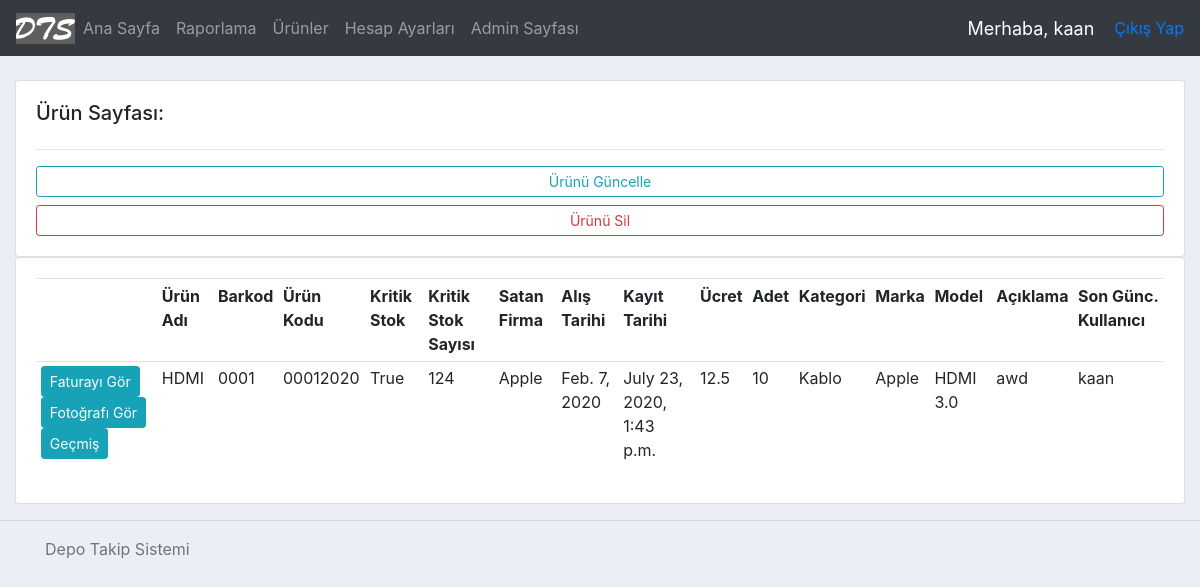
Before: /productPage/5/ (signed in) with the older database file.
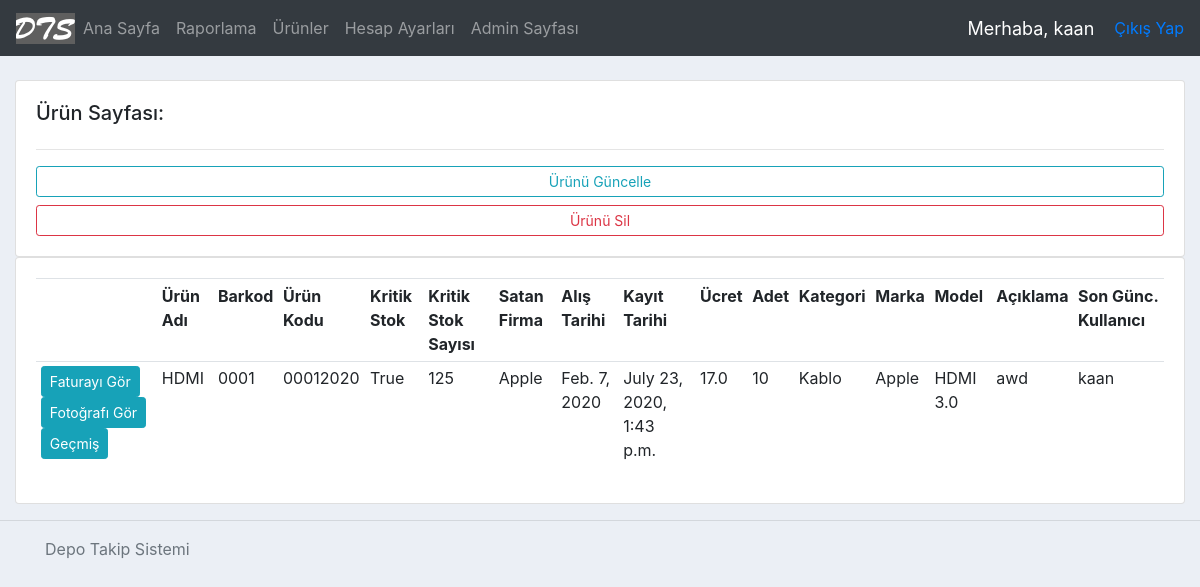
After: the same page with the newer database file.
### accounts/models.py (models this page shows, shortened)
class Product(models.Model):
    name = models.CharField(max_length=200)
    barcode = models.CharField(max_length=48)
    code = models.CharField(max_length=255)
    criticalStock = models.BooleanField(default=False) #kritik stok
    criticalStockAmt = models.IntegerField(null=True, blank=True)
    photo = models.ImageField(blank=True, null=True)
    vendor = models.CharField(max_length=200) #alınan firma
    dateBought = models.DateField(null=True) #satın alınan tarih
    regDate = models.DateTimeField( auto_now_add=True, null=True ) #ürünün kayıt edildiği tarih
    price = models.FloatField() #ürünün fiyatı
    amount = models.IntegerField() #ürünün adeti
    category = models.CharField(max_length=200) #ürünün kategorisi
    brand = models.CharField(max_length = 200) #ürünün markası
    model = models.CharField(max_length = 200, blank=True, null=True)
    description = models.CharField(max_length = 400, blank=True, null=True) #açıklama
    editor = models.CharField(max_length = 200) #ürünü kaydeden/silen kullanıcı
    invoice = models.OneToOneField('Invoice', on_delete=models.CASCADE, related_name="fatura", null=True, blank=True )
    history = HistoricalRecords(
        history_change_reason_field=models.TextField(null=True, max_length=255)
    )

### accounts/views.py (the view)
# urls.py: path('productPage/<str:pk>/', views.productPage, name='productPage'),
@login_required(login_url='login')
def productPage(request, pk):
    product = Product.objects.get(id=pk)
    context = {'product': product}
    return render( request, 'accounts/productPage.html', context )

### accounts/templates/accounts/productPage.html (shortened to what this page needs)
{%  extends 'accounts/main.html' %}
{% block content %}
<br>
<div class="row">
	<div class="col-md">
		<div class="card card-body">
			<h5>Ürün Sayfası:</h5>
			<hr>
			<a class="btn btn-outline-info  btn-sm btn-block" href="{% url 'updateProduct' product.id %}">Ürünü Güncelle</a>
			<a class="btn btn-outline-danger  btn-sm btn-block" href="{% url 'deleteProduct' product.id %}">Ürünü Sil</a>
		</div>
	</div>
</div>
<div class="row">
	<div class="col-md">
		<div class="card card-body">
			<table class="table table-sm">
				<tr>
                    <th></th>
                    <th>Ürün Adı</th>
                    <th>Barkod</th>
                    <th>Ürün Kodu</th>
                    <th>Kritik Stok</th>
                    <th>Kritik Stok Sayısı</th>
                    <th>Satan Firma</th>
                    <th>Alış Tarihi</th>
                    <th>Kayıt Tarihi</th>
                    <th>Ücret</th>
                    <th>Adet</th>
                    <th>Kategori</th>
                    <th>Marka</th>
                    <th>Model</th>
                    <th>Açıklama</th>
                    <th>Son Günc. Kullanıcı</th>
				</tr>
				<tr>
                    <div class="col-sm-2 buttons-alignment">
                        <td>
                            {% if product.invoice is not Null %}
                                <a class="btn btn-sm btn-info" href="{% url 'invoice-path' product.invoice.id %}">Faturayı Gör</a>
                            {% else %}
                                <a class="btn btn-sm btn-danger" href="{% url 'addInvoice' product.id %}">Fatura Ekle</a>
                            {% endif %}
                            {% if product.photo %}
                               <a class="btn btn-sm btn-info" href="{{ product.photo.url }}">Fotoğrafı Gör</a>
                            {% else %}
                               <a class="btn btn-sm btn-danger" href="{% url 'updateProduct' product.id %}">Fotoğraf Ekle</a>
                            {% endif %}
                            <a class="btn btn-sm btn-info" href="{% url 'history-path' product.id %}">Geçmiş</a>
                        </td>
                    </div>
					<td>{{ product.name}}</td>
					<td>{{ product.barcode }}</td>
					<td>{{ product.code }}</td>
					<td>{{ product.criticalStock }}</td>
					<td>{{ product.criticalStockAmt }}</td>
                    <td>{{ product.vendor }}</td>
                    <td>{{ product.dateBought }}</td>
                    <td>{{ product.regDate }}</td>
                    <td>{{ product.price }}</td>
                    <td>{{ product.amount }}</td>
                    <td>{{ product.category }}</td>
                    <td>{{ product.brand }}</td>
                    <td>{{ product.model }}</td>
                    <td>{{ product.description }}</td>
                    <td>{{ product.editor }}</td>
			</table>
		</div>
	</div>
</div>
{% endblock %}

Changed rows visible on the page:
changed Product "HDMI": criticalStockAmt "124" → "125"; price "12.5" → "17.0"
